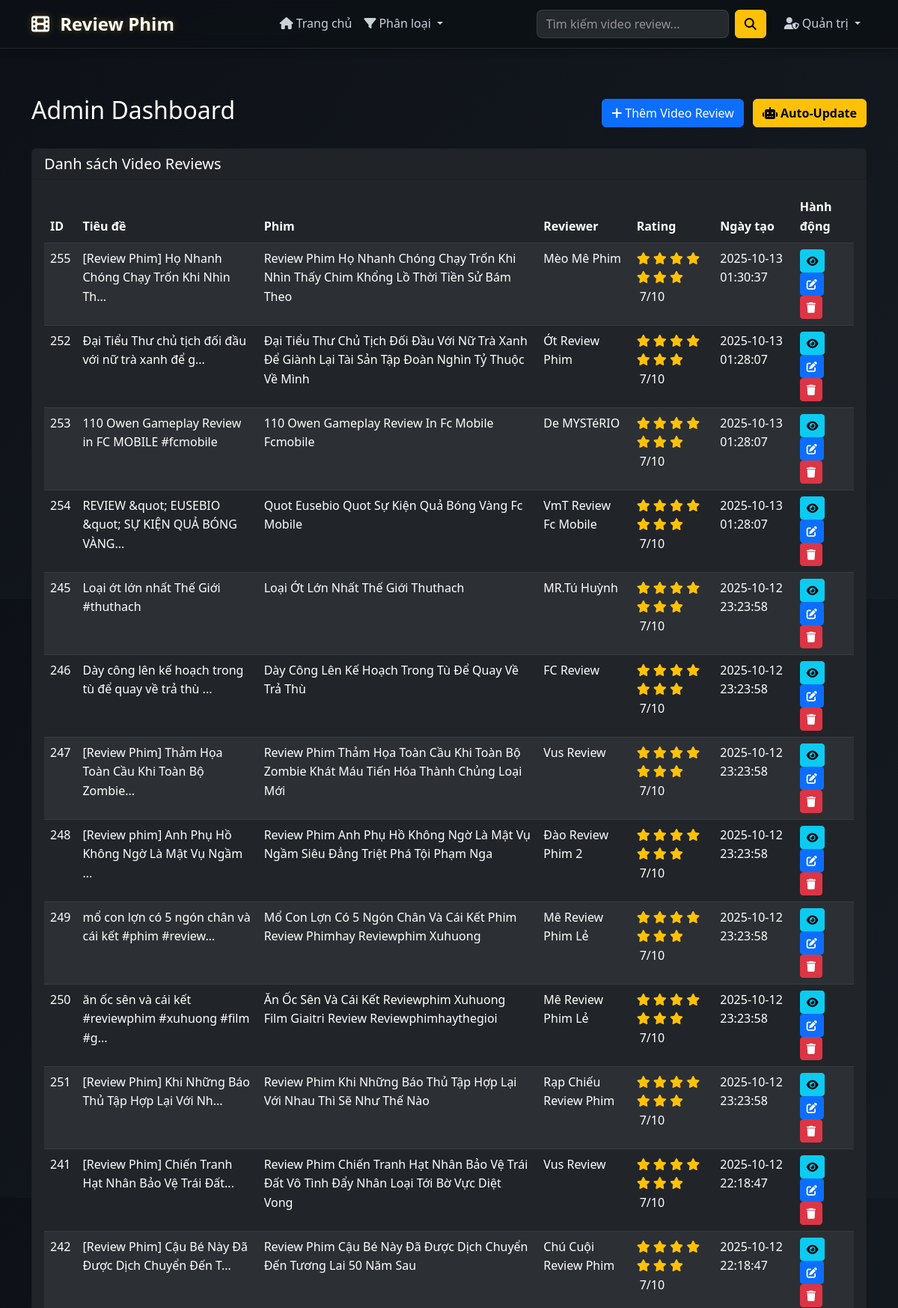
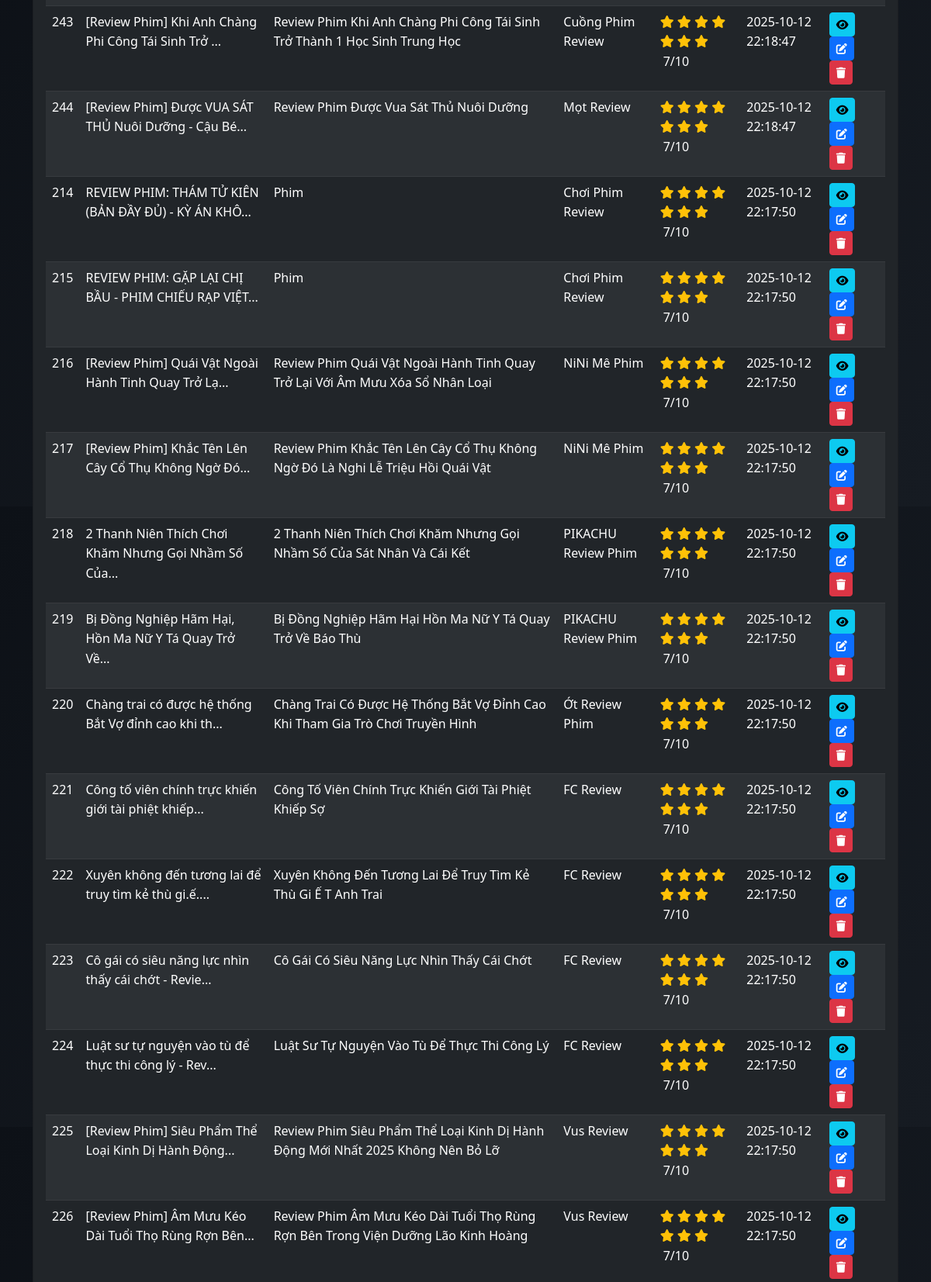
The page /admin (upper part) on the database its author committed (2 pictures, top to bottom).
### tables this page shows
CREATE TABLE video_reviews (
                    id INTEGER PRIMARY KEY AUTOINCREMENT,
                    title TEXT NOT NULL,
                    movie_title TEXT NOT NULL,
                    reviewer_name TEXT NOT NULL,
                    video_url TEXT NOT NULL,
                    video_type TEXT NOT NULL,
                    video_id TEXT NOT NULL,
                    description TEXT,
                    rating INTEGER,
                    movie_link TEXT,
                    created_at TIMESTAMP DEFAULT CURRENT_TIMESTAMP
                , channel_name TEXT, thumbnail_url TEXT DEFAULT "", published_at TIMESTAMP, updated_at TIMESTAMP, country TEXT DEFAULT "Unknown", genre TEXT DEFAULT "Unknown", series_name TEXT, episode_number INTEGER, movie_type TEXT DEFAULT "single");

### app.py (the view)
@app.route('/admin')
def admin_dashboard():
    if not is_localhost():
        flash('Tính năng quản trị chỉ khả dụng khi truy cập từ localhost!', 'error')
        return redirect(url_for('index'))
    conn = get_conn()
    c = conn.cursor()
    c.execute('SELECT * FROM video_reviews ORDER BY created_at DESC')
    reviews = c.fetchall()
    conn.close()
    return render_template('admin/dashboard.html', reviews=reviews)

### app.py (called while the page is built)
def get_conn(path='db.sqlite'):
    conn = sqlite3.connect(path, check_same_thread=False, timeout=30)
    try:
        conn.execute("PRAGMA journal_mode=WAL;")
    except Exception:
        pass
    return conn

def is_localhost():
    remote_addr = request.environ.get('REMOTE_ADDR', '')
    http_host = request.environ.get('HTTP_HOST', '')
    localhost_ips = ['127.0.0.1', '::1']
    localhost_hosts = ['localhost', '127.0.0.1']
    if remote_addr in localhost_ips:
        return True
    if any(host in http_host for host in localhost_hosts):
        return True
    return False

### templates/admin/dashboard.html (shortened to what this page needs)
{% extends "base.html" %}
{% block content %}
<div class="container mt-5 pt-5">
  <div class="row">
    <div class="col-12">
      <div class="d-flex justify-content-between align-items-center mb-4">
        <h2 class="text-white">Admin Dashboard</h2>
        <div>
          <a href="{{ url_for('admin_new_review') }}" class="btn btn-primary me-2">
            <i class="fas fa-plus me-1"></i>Thêm Video Review
          </a>
          <a href="{{ url_for('admin_auto_update') }}" class="btn btn-warning">
            <i class="fas fa-robot me-1"></i>Auto-Update
          </a>
        </div>
      </div>
    </div>
  </div>
  <div class="row">
    <div class="col-12">
      <div class="card bg-dark text-white">
        <div class="card-header">
          <h5 class="mb-0">Danh sách Video Reviews</h5>
        </div>
        <div class="card-body">
          {% if reviews %}
          <div class="table-responsive">
            <table class="table table-dark table-striped">
              <thead>
                <tr>
                  <th>ID</th>
                  <th>Tiêu đề</th>
                  <th>Phim</th>
                  <th>Reviewer</th>
                  <th>Rating</th>
                  <th>Ngày tạo</th>
                  <th>Hành động</th>
                </tr>
              </thead>
              <tbody>
                {% for review in reviews %}
                <tr>
                  <td>{{ review[0] }}</td>
                  <td>{{ review[1][:50] }}{% if review[1]|length > 50 %}...{% endif %}</td>
                  <td>{{ review[2] }}</td>
                  <td>{{ review[3] }}</td>
                  <td>
                    {% for i in range(review[8]) %}
                      <i class="fas fa-star text-warning"></i>
                    {% endfor %}
                    <span class="ms-1">{{ review[8] }}/10</span>
                  </td>
                  <td>{{ review[10] }}</td>
                  <td>
                    <a href="{{ url_for('review_detail', review_id=review[0]) }}"
                       class="btn btn-sm btn-info me-1" target="_blank">
                      <i class="fas fa-eye"></i>
                    </a>
                    <a href="{{ url_for('admin_edit_review', review_id=review[0]) }}"
                       class="btn btn-sm btn-primary me-1">
                      <i class="fas fa-edit"></i>
                    </a>
                    <a href="{{ url_for('admin_delete_review', review_id=review[0]) }}"
                       class="btn btn-sm btn-danger"
                       onclick="return confirm('Xóa video này?');">
                      <i class="fas fa-trash"></i>
                    </a>
                  </td>
                </tr>
                {% endfor %}
              </tbody>
            </table>
          </div>
          {% endif %}
        </div>
      </div>
    </div>
  </div>
</div>
{% endblock %}

### templates/base.html (shortened to what this page needs)
<!DOCTYPE html>
<html lang="vi">
<head>
    <link href="https://cdnjs.cloudflare.com/ajax/libs/bootstrap/5.3.0/css/bootstrap.min.css" rel="stylesheet">
    <link href="https://cdnjs.cloudflare.com/ajax/libs/font-awesome/6.4.0/css/all.min.css" rel="stylesheet">
    <link href="{{ url_for('static', filename='css/style.css') }}" rel="stylesheet">
</head>
<body>
    <nav class="navbar navbar-expand-lg navbar-dark bg-dark fixed-top">
        <div class="container">
            <a class="navbar-brand" href="{{ url_for('index') }}">
                <i class="fas fa-film me-2"></i>
                <strong>Review Phim</strong>
            </a>
            <div class="collapse navbar-collapse" id="navbarNav">
                <ul class="navbar-nav mx-auto">
                    <li class="nav-item">
                        <a class="nav-link" href="{{ url_for('index') }}">
                            <i class="fas fa-home me-1"></i>Trang chủ
                        </a>
                    </li>
                    <li class="nav-item dropdown">
                        <a class="nav-link dropdown-toggle" href="#" role="button" data-bs-toggle="dropdown">
                            <i class="fas fa-filter me-1"></i>Phân loại
                        </a>
                    </li>
                </ul>
                <form class="d-flex me-3" action="{{ url_for('search') }}" method="GET">
                    <input class="form-control me-2" type="search" name="q" placeholder="Tìm kiếm video review..."
                           value="{{ request.args.get('q', '') }}">
                    <button class="btn btn-warning" type="submit">
                        <i class="fas fa-search"></i>
                    </button>
                </form>
                <ul class="navbar-nav">
                    {% if request.environ.get('REMOTE_ADDR') in ['127.0.0.1', 'localhost'] or request.environ.get('HTTP_HOST', '').startswith('127.0.0.1') or request.environ.get('HTTP_HOST', '').startswith('localhost') %}
                    <li class="nav-item dropdown">
                        <a class="nav-link dropdown-toggle text-warning" href="#" role="button" data-bs-toggle="dropdown">
                            <i class="fas fa-user-shield me-1"></i>Quản trị
                        </a>
                    </li>
                    {% endif %}
                </ul>
            </div>
        </div>
    </nav>
    <main class="main-content">
        {% block content %}{% endblock %}
    </main>
</body>
</html>

### static/css/style.css (style rules this page uses)
:root { --primary-bg: #0d1117; --secondary-bg: #161b22; --card-bg: rgba(255, 255, 255, 0.05); --warning: #ffc107; --warning-dark: #f57c00; --success: #28a745; --danger: #dc3545; --info: #17a2b8; --light: #f8f9fa; --dark: #343a40; --text-light: #c9d1d9; --text-muted: #8b949e; --border-color: rgba(255, 255, 255, 0.1); }
body { font-family: 'Segoe UI', Tahoma, Geneva, Verdana, sans-serif; background: linear-gradient(135deg, #0d1117 0%, #161b22 100%); color: var(--text-light); min-height: 100vh; line-height: 1.6; }
.navbar { backdrop-filter: blur(10px); background: rgba(13, 17, 23, 0.95) !important; border-bottom: 1px solid var(--border-color); box-shadow: 0 2px 10px rgba(0, 0, 0, 0.3); }
.navbar-brand { font-size: 1.5rem; font-weight: 700; text-shadow: 0 0 10px rgba(255, 193, 7, 0.3); }
.nav-link { color: var(--text-light) !important; font-weight: 500; transition: color 0.3s ease; }
.main-content { margin-top: 80px; min-height: calc(100vh - 160px); }
.btn-warning { background: var(--warning); border-color: var(--warning); color: black; font-weight: 600; transition: all 0.3s ease; }
.table-dark { --bs-table-bg: transparent; }
.table-dark td, .table-dark th { border-color: var(--border-color); }
.form-control { background: rgba(255, 255, 255, 0.1); border: 1px solid var(--border-color); color: white; border-radius: 8px; }
.form-control::placeholder { color: rgba(255, 255, 255, 0.5); }

### rows shown on the page
video_reviews: id "255", title "[Review Phim] Họ Nhanh Chóng Chạy Trốn Khi Nhìn Th", movie_title "Review Phim Họ Nhanh Chóng Chạy Trốn Khi Nhìn Thấy Chim Khổng Lồ Thời Tiền Sử Bám Theo", reviewer_name "Mèo Mê Phim", rating "7", created_at "2025-10-13 01:30:37"
video_reviews: id "252", title "Đại Tiểu Thư chủ tịch đối đầu với nữ trà xanh để g", movie_title "Đại Tiểu Thư Chủ Tịch Đối Đầu Với Nữ Trà Xanh Để Giành Lại Tài Sản Tập Đoàn Nghìn Tỷ Thuộc Về Mình", reviewer_name "Ớt Review Phim", rating "7", created_at "2025-10-13 01:28:07"
video_reviews: id "253", title "110 Owen Gameplay Review in FC MOBILE #fcmobile", movie_title "110 Owen Gameplay Review In Fc Mobile Fcmobile", reviewer_name "De MYSTéRIO", rating "7", created_at "2025-10-13 01:28:07"
video_reviews: id "254", title "REVIEW &quot; EUSEBIO &quot; SỰ KIỆN QUẢ BÓNG VÀNG", movie_title "Quot Eusebio Quot Sự Kiện Quả Bóng Vàng Fc Mobile", reviewer_name "VmT Review Fc Mobile", rating "7", created_at "2025-10-13 01:28:07"
video_reviews: id "245", title "Loại ớt lớn nhất Thế Giới #thuthach", movie_title "Loại Ớt Lớn Nhất Thế Giới Thuthach", reviewer_name "MR.Tú Huỳnh", rating "7", created_at "2025-10-12 23:23:58"
video_reviews: id "246", title "Dày công lên kế hoạch trong tù để quay về trả thù", movie_title "Dày Công Lên Kế Hoạch Trong Tù Để Quay Về Trả Thù", reviewer_name "FC Review", rating "7", created_at "2025-10-12 23:23:58"
video_reviews: id "247", title "[Review Phim] Thảm Họa Toàn Cầu Khi Toàn Bộ Zombie", movie_title "Review Phim Thảm Họa Toàn Cầu Khi Toàn Bộ Zombie Khát Máu Tiến Hóa Thành Chủng Loại Mới", reviewer_name "Vus Review", rating "7", created_at "2025-10-12 23:23:58"
video_reviews: id "248", title "[Review phim] Anh Phụ Hồ Không Ngờ Là Mật Vụ Ngầm", movie_title "Review Phim Anh Phụ Hồ Không Ngờ Là Mật Vụ Ngầm Siêu Đẳng Triệt Phá Tội Phạm Nga", reviewer_name "Đào Review Phim 2", rating "7", created_at "2025-10-12 23:23:58"
video_reviews: id "249", title "mổ con lợn có 5 ngón chân và cái kết #phim #review", movie_title "Mổ Con Lợn Có 5 Ngón Chân Và Cái Kết Phim Review Phimhay Reviewphim Xuhuong", reviewer_name "Mê Review Phim Lẻ", rating "7", created_at "2025-10-12 23:23:58"
video_reviews: id "250", title "ăn ốc sên và cái kết #reviewphim #xuhuong #film #g", movie_title "Ăn Ốc Sên Và Cái Kết Reviewphim Xuhuong Film Giaitri Review Reviewphimhaythegioi", reviewer_name "Mê Review Phim Lẻ", rating "7", created_at "2025-10-12 23:23:58"
video_reviews: id "251", title "[Review Phim] Khi Những Báo Thủ Tập Hợp Lại Với Nh", movie_title "Review Phim Khi Những Báo Thủ Tập Hợp Lại Với Nhau Thì Sẽ Như Thế Nào", reviewer_name "Rạp Chiếu Review Phim", rating "7", created_at "2025-10-12 23:23:58"
video_reviews: id "241", title "[Review Phim] Chiến Tranh Hạt Nhân Bảo Vệ Trái Đất", movie_title "Review Phim Chiến Tranh Hạt Nhân Bảo Vệ Trái Đất Vô Tình Đẩy Nhân Loại Tới Bờ Vực Diệt Vong", reviewer_name "Vus Review", rating "7", created_at "2025-10-12 22:18:47"
video_reviews: id "242", title "[Review Phim] Cậu Bé Này Đã Được Dịch Chuyển Đến T", movie_title "Review Phim Cậu Bé Này Đã Được Dịch Chuyển Đến Tương Lai 50 Năm Sau", reviewer_name "Chú Cuội Review Phim", rating "7", created_at "2025-10-12 22:18:47"
video_reviews: id "243", title "[Review Phim] Khi Anh Chàng Phi Công Tái Sinh Trở", movie_title "Review Phim Khi Anh Chàng Phi Công Tái Sinh Trở Thành 1 Học Sinh Trung Học", reviewer_name "Cuồng Phim Review", rating "7", created_at "2025-10-12 22:18:47"
video_reviews: id "244", title "[Review Phim] Được VUA SÁT THỦ Nuôi Dưỡng - Cậu Bé", movie_title "Review Phim Được Vua Sát Thủ Nuôi Dưỡng", reviewer_name "Mọt Review", rating "7", created_at "2025-10-12 22:18:47"
video_reviews: id "214", title "REVIEW PHIM: THÁM TỬ KIÊN (BẢN ĐẦY ĐỦ) - KỲ ÁN KHÔ", movie_title "Phim", reviewer_name "Chơi Phim Review", rating "7", created_at "2025-10-12 22:17:50"
video_reviews: id "215", title "REVIEW PHIM: GẶP LẠI CHỊ BẦU - PHIM CHIẾU RẠP VIỆT", movie_title "Phim", reviewer_name "Chơi Phim Review", rating "7", created_at "2025-10-12 22:17:50"
video_reviews: id "216", title "[Review Phim] Quái Vật Ngoài Hành Tinh Quay Trở Lạ", movie_title "Review Phim Quái Vật Ngoài Hành Tinh Quay Trở Lại Với Âm Mưu Xóa Sổ Nhân Loại", reviewer_name "NiNi Mê Phim", rating "7", created_at "2025-10-12 22:17:50"
video_reviews: id "217", title "[Review Phim] Khắc Tên Lên Cây Cổ Thụ Không Ngờ Đó", movie_title "Review Phim Khắc Tên Lên Cây Cổ Thụ Không Ngờ Đó Là Nghi Lễ Triệu Hồi Quái Vật", reviewer_name "NiNi Mê Phim", rating "7", created_at "2025-10-12 22:17:50"
video_reviews: id "218", title "2 Thanh Niên Thích Chơi Khăm Nhưng Gọi Nhầm Số Của", movie_title "2 Thanh Niên Thích Chơi Khăm Nhưng Gọi Nhầm Số Của Sát Nhân Và Cái Kết", reviewer_name "PIKACHU Review Phim", rating "7", created_at "2025-10-12 22:17:50"
video_reviews: id "219", title "Bị Đồng Nghiệp Hãm Hại, Hồn Ma Nữ Y Tá Quay Trở Về", movie_title "Bị Đồng Nghiệp Hãm Hại Hồn Ma Nữ Y Tá Quay Trở Về Báo Thù", reviewer_name "PIKACHU Review Phim", rating "7", created_at "2025-10-12 22:17:50"
video_reviews: id "220", title "Chàng trai có được hệ thống Bắt Vợ đỉnh cao khi th", movie_title "Chàng Trai Có Được Hệ Thống Bắt Vợ Đỉnh Cao Khi Tham Gia Trò Chơi Truyền Hình", reviewer_name "Ớt Review Phim", rating "7", created_at "2025-10-12 22:17:50"
video_reviews: id "221", title "Công tố viên chính trực khiến giới tài phiệt khiếp", movie_title "Công Tố Viên Chính Trực Khiến Giới Tài Phiệt Khiếp Sợ", reviewer_name "FC Review", rating "7", created_at "2025-10-12 22:17:50"
video_reviews: id "222", title "Xuyên không đến tương lai để truy tìm kẻ thù gi.ế.", movie_title "Xuyên Không Đến Tương Lai Để Truy Tìm Kẻ Thù Gi Ế T Anh Trai", reviewer_name "FC Review", rating "7", created_at "2025-10-12 22:17:50"
video_reviews: id "223", title "Cô gái có siêu năng lực nhìn thấy cái chớt - Revie", movie_title "Cô Gái Có Siêu Năng Lực Nhìn Thấy Cái Chớt", reviewer_name "FC Review", rating "7", created_at "2025-10-12 22:17:50"
video_reviews: id "224", title "Luật sư tự nguyện vào tù để thực thi công lý - Rev", movie_title "Luật Sư Tự Nguyện Vào Tù Để Thực Thi Công Lý", reviewer_name "FC Review", rating "7", created_at "2025-10-12 22:17:50"
video_reviews: id "225", title "[Review Phim] Siêu Phẩm Thể Loại Kinh Dị Hành Động", movie_title "Review Phim Siêu Phẩm Thể Loại Kinh Dị Hành Động Mới Nhất 2025 Không Nên Bỏ Lỡ", reviewer_name "Vus Review", rating "7", created_at "2025-10-12 22:17:50"
video_reviews: id "226", title "[Review Phim] Âm Mưu Kéo Dài Tuổi Thọ Rùng Rợn Bên", movie_title "Review Phim Âm Mưu Kéo Dài Tuổi Thọ Rùng Rợn Bên Trong Viện Dưỡng Lão Kinh Hoàng", reviewer_name "Vus Review", rating "7", created_at "2025-10-12 22:17:50"
